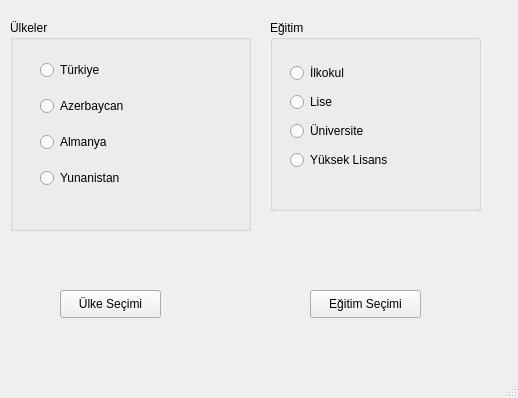
<?xml version="1.0" encoding="UTF-8"?>
<ui version="4.0">
 <class>MainWindow</class>
 <widget class="QMainWindow" name="MainWindow">
  <property name="geometry">
   <rect>
    <x>0</x>
    <y>0</y>
    <width>518</width>
    <height>398</height>
   </rect>
  </property>
  <property name="windowTitle">
   <string>MainWindow</string>
  </property>
  <widget class="QWidget" name="centralwidget">
   <widget class="QLabel" name="lblUlke">
    <property name="geometry">
     <rect>
      <x>40</x>
      <y>250</y>
      <width>191</width>
      <height>20</height>
     </rect>
    </property>
    <property name="font">
     <font>
      <pointsize>9</pointsize>
     </font>
    </property>
    <property name="text">
     <string/>
    </property>
   </widget>
   <widget class="QLabel" name="lblEgitim">
    <property name="geometry">
     <rect>
      <x>270</x>
      <y>250</y>
      <width>211</width>
      <height>20</height>
     </rect>
    </property>
    <property name="font">
     <font>
      <pointsize>9</pointsize>
     </font>
    </property>
    <property name="text">
     <string/>
    </property>
   </widget>
   <widget class="QPushButton" name="btnulke">
    <property name="geometry">
     <rect>
      <x>60</x>
      <y>290</y>
      <width>101</width>
      <height>28</height>
     </rect>
    </property>
    <property name="font">
     <font>
      <pointsize>9</pointsize>
     </font>
    </property>
    <property name="text">
     <string>Ülke Seçimi</string>
    </property>
   </widget>
   <widget class="QPushButton" name="btnegitim">
    <property name="geometry">
     <rect>
      <x>310</x>
      <y>290</y>
      <width>111</width>
      <height>28</height>
     </rect>
    </property>
    <property name="font">
     <font>
      <pointsize>9</pointsize>
     </font>
    </property>
    <property name="text">
     <string>Eğitim Seçimi</string>
    </property>
   </widget>
   <widget class="QGroupBox" name="groupBoxUlke">
    <property name="geometry">
     <rect>
      <x>10</x>
      <y>20</y>
      <width>241</width>
      <height>211</height>
     </rect>
    </property>
    <property name="font">
     <font>
      <pointsize>9</pointsize>
     </font>
    </property>
    <property name="title">
     <string>Ülkeler</string>
    </property>
    <widget class="QWidget" name="gridLayoutWidget">
     <property name="geometry">
      <rect>
       <x>30</x>
       <y>30</y>
       <width>161</width>
       <height>151</height>
      </rect>
     </property>
     <layout class="QGridLayout" name="gridLayoutUlke">
      <item row="0" column="0">
       <widget class="QRadioButton" name="radioTurkiye">
        <property name="font">
         <font>
          <pointsize>9</pointsize>
         </font>
        </property>
        <property name="text">
         <string>Türkiye</string>
        </property>
       </widget>
      </item>
      <item row="1" column="0">
       <widget class="QRadioButton" name="radioAzerbaycan">
        <property name="font">
         <font>
          <pointsize>9</pointsize>
         </font>
        </property>
        <property name="text">
         <string>Azerbaycan</string>
        </property>
       </widget>
      </item>
      <item row="2" column="0">
       <widget class="QRadioButton" name="radioAlmanya">
        <property name="font">
         <font>
          <pointsize>9</pointsize>
         </font>
        </property>
        <property name="text">
         <string>Almanya</string>
        </property>
       </widget>
      </item>
      <item row="3" column="0">
       <widget class="QRadioButton" name="radioYunanistan">
        <property name="font">
         <font>
          <pointsize>9</pointsize>
         </font>
        </property>
        <property name="text">
         <string>Yunanistan</string>
        </property>
       </widget>
      </item>
     </layout>
    </widget>
   </widget>
   <widget class="QGroupBox" name="groupBoxEgitim">
    <property name="geometry">
     <rect>
      <x>270</x>
      <y>20</y>
      <width>211</width>
      <height>191</height>
     </rect>
    </property>
    <property name="font">
     <font>
      <pointsize>9</pointsize>
     </font>
    </property>
    <property name="title">
     <string>Eğitim</string>
    </property>
    <widget class="QWidget" name="gridLayoutWidget_2">
     <property name="geometry">
      <rect>
       <x>20</x>
       <y>40</y>
       <width>171</width>
       <height>115</height>
      </rect>
     </property>
     <layout class="QGridLayout" name="gridLayoutEgitim">
      <item row="0" column="0">
       <widget class="QRadioButton" name="radioilkokul">
        <property name="font">
         <font>
          <pointsize>9</pointsize>
         </font>
        </property>
        <property name="text">
         <string>İlkokul</string>
        </property>
       </widget>
      </item>
      <item row="3" column="0">
       <widget class="QRadioButton" name="radioyukseklisans">
        <property name="font">
         <font>
          <pointsize>9</pointsize>
         </font>
        </property>
        <property name="text">
         <string>Yüksek Lisans</string>
        </property>
       </widget>
      </item>
      <item row="2" column="0">
       <widget class="QRadioButton" name="radiouniversite">
        <property name="font">
         <font>
          <pointsize>9</pointsize>
         </font>
        </property>
        <property name="text">
         <string>Üniversite</string>
        </property>
       </widget>
      </item>
      <item row="1" column="0">
       <widget class="QRadioButton" name="radiolise">
        <property name="font">
         <font>
          <pointsize>9</pointsize>
         </font>
        </property>
        <property name="text">
         <string>Lise</string>
        </property>
       </widget>
      </item>
     </layout>
    </widget>
   </widget>
  </widget>
  <widget class="QMenuBar" name="menubar">
   <property name="geometry">
    <rect>
     <x>0</x>
     <y>0</y>
     <width>518</width>
     <height>26</height>
    </rect>
   </property>
  </widget>
  <widget class="QStatusBar" name="statusbar"/>
 </widget>
 <resources/>
 <connections/>
</ui>
